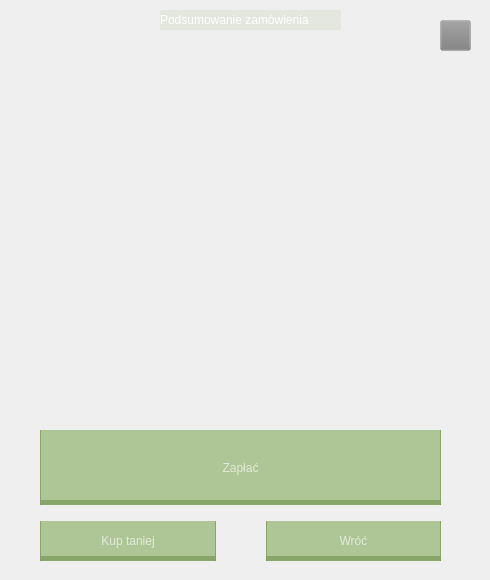
    <widget class="QWidget" name="page">
     <widget class="QLabel" name="label">
      <property name="geometry">
       <rect>
        <x>160</x>
        <y>10</y>
        <width>181</width>
        <height>20</height>
       </rect>
      </property>
      <property name="styleSheet">
       <string notr="true">	color: white;
    background-color: rgba(120, 157, 83, 0.1);
	font: 350 10pt &quot;Cascadia Code SemiLight&quot;;
</string>
      </property>
      <property name="text">
       <string>Podsumowanie zamówienia</string>
      </property>
     </widget>
     <widget class="QWidget" name="layoutWidget">
      <property name="geometry">
       <rect>
        <x>40</x>
        <y>420</y>
        <width>401</width>
        <height>151</height>
       </rect>
      </property>
      <layout class="QVBoxLayout" name="verticalLayout">
       <item>
        <widget class="QPushButton" name="pushButton_10">
         <property name="maximumSize">
          <size>
           <width>16777214</width>
           <height>75</height>
          </size>
         </property>
         <property name="styleSheet">
          <string notr="true">QPushButton{
	font: 350 9pt &quot;Cascadia Code SemiLight&quot;;
	padding-top: 5px;
	color: rgb(226,234,216);
	background-color: rgba(130,170,90,0.6);
	border: none;
	border-left: 1px solid rgba(110,144,76,0.6);
	border-right: 1px solid rgba(110,144,76,0.6);
	border-bottom: 5px solid rgba(110,144,76,0.6);
}
QPushButton:hover{
	background-color: rgba(138,181,96, 0.6);
	border-left: 1px solid rgba(110,144,76,0.6);
	border-right: 1px solid rgba(110,144,76,0.6);
	border-bottom: 5px solid rgba(110,144,76,0.6);
}
QPushButton:pressed{
	background-color: rgba(120,157,83,0.6);
	border-left: 1px solid rgba(110,144,76,0.6);
	border-right: 1px solid rgba(110,144,76,0.6);
	border-bottom: 5px solid rgba(110,144,76,0.6);
	padding-top: -5px;
	border-bottom: none;
}	
</string>
         </property>
         <property name="text">
          <string>Zapłać</string>
         </property>
        </widget>
       </item>
       <item>
        <layout class="QHBoxLayout" name="horizontalLayout">
         <property name="spacing">
          <number>50</number>
         </property>
         <item>
          <widget class="QPushButton" name="pushButton_9">
           <property name="maximumSize">
            <size>
             <width>16777215</width>
             <height>40</height>
            </size>
           </property>
           <property name="styleSheet">
            <string notr="true">QPushButton{
	font: 350 9pt &quot;Cascadia Code SemiLight&quot;;
	padding-top: 5px;
	color: rgb(226,234,216);
	background-color: rgba(130,170,90,0.6);
	border: none;
	border-left: 1px solid rgba(110,144,76,0.6);
	border-right: 1px solid rgba(110,144,76,0.6);
	border-bottom: 5px solid rgba(110,144,76,0.6);
}
QPushButton:hover{
	background-color: rgba(138,181,96, 0.6);
	border-left: 1px solid rgba(110,144,76,0.6);
	border-right: 1px solid rgba(110,144,76,0.6);
	border-bottom: 5px solid rgba(110,144,76,0.6);
}
QPushButton:pressed{
	background-color: rgba(120,157,83,0.6);
	border-left: 1px solid rgba(110,144,76,0.6);
	border-right: 1px solid rgba(110,144,76,0.6);
	border-bottom: 5px solid rgba(110,144,76,0.6);
	padding-top: -5px;
	border-bottom: none;
}	
</string>
           </property>
           <property name="text">
            <string>Kup taniej</string>
           </property>
          </widget>
         </item>
         <item>
          <widget class="QPushButton" name="pushButton_8">
           <property name="maximumSize">
            <size>
             <width>16777215</width>
             <height>40</height>
            </size>
           </property>
           <property name="styleSheet">
            <string notr="true">QPushButton{
	font: 350 9pt &quot;Cascadia Code SemiLight&quot;;
	padding-top: 5px;
	color: rgb(226,234,216);
	background-color: rgba(130,170,90,0.6);
	border: none;
	border-left: 1px solid rgba(110,144,76,0.6);
	border-right: 1px solid rgba(110,144,76,0.6);
	border-bottom: 5px solid rgba(110,144,76,0.6);
}
QPushButton:hover{
	background-color: rgba(138,181,96, 0.6);
	border-left: 1px solid rgba(110,144,76,0.6);
	border-right: 1px solid rgba(110,144,76,0.6);
	border-bottom: 5px solid rgba(110,144,76,0.6);
}
QPushButton:pressed{
	background-color: rgba(120,157,83,0.6);
	border-left: 1px solid rgba(110,144,76,0.6);
	border-right: 1px solid rgba(110,144,76,0.6);
	border-bottom: 5px solid rgba(110,144,76,0.6);
	padding-top: -5px;
	border-bottom: none;
}	
</string>
           </property>
           <property name="text">
            <string>Wróć</string>
           </property>
          </widget>
         </item>
        </layout>
       </item>
      </layout>
     </widget>
     <widget class="QPushButton" name="btnExit3">
      <property name="geometry">
       <rect>
        <x>440</x>
        <y>20</y>
        <width>31</width>
        <height>31</height>
       </rect>
      </property>
      <property name="styleSheet">
       <string notr="true">QPushButton{
border-image: url(:/img/img/startClickIcon2.svg);
color: white;
background-color: rgb(128,128,128,0.2);
}
QPushButton:hover{
border-image: url(:/img/img/ExitBtnWhite.svg);
}
</string>
      </property>
      <property name="text">
       <string/>
      </property>
     </widget>
     <widget class="QLabel" name="label_summary">
      <property name="geometry">
       <rect>
        <x>0</x>
        <y>90</y>
        <width>481</width>
        <height>191</height>
       </rect>
      </property>
      <property name="text">
       <string/>
      </property>
      <property name="alignment">
       <set>Qt::AlignCenter</set>
      </property>
     </widget>
     <widget class="QLabel" name="label_total_price">
      <property name="geometry">
       <rect>
        <x>0</x>
        <y>300</y>
        <width>481</width>
        <height>31</height>
       </rect>
      </property>
      <property name="text">
       <string/>
      </property>
      <property name="alignment">
       <set>Qt::AlignCenter</set>
      </property>
     </widget>
    </widget>
